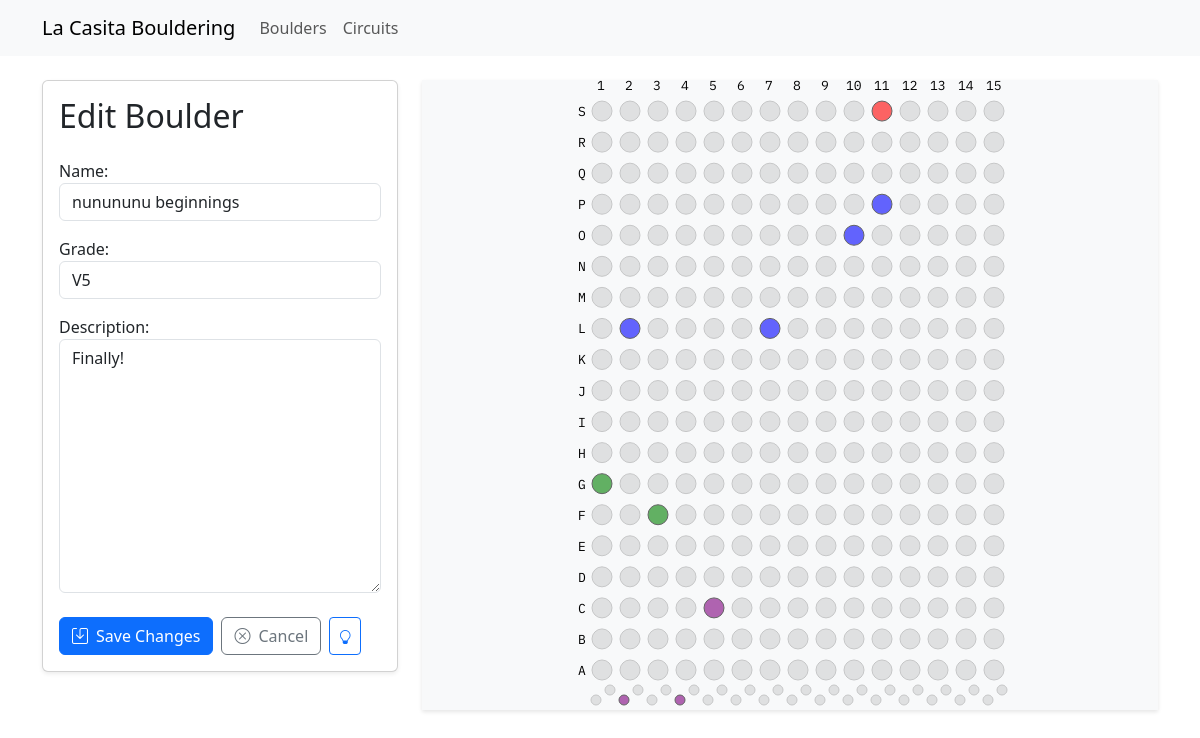
Screenshot of /35/edit/ with the database file from the repository.
### boulders/models.py (models this page shows, shortened)
class BaseClimb(models.Model):
    name = models.CharField(max_length=100)
    description = models.TextField(blank=True)
    date_set = models.DateTimeField(auto_now_add=True)
    class Meta:
        abstract = True

class Boulder(BaseClimb):
    grade = models.IntegerField(null=True, blank=True)
    holds_hands_only = models.JSONField(default=list, blank=True)
    holds_feet_only = models.JSONField(default=list, blank=True)
    holds_general = models.JSONField(default=list, blank=True)
    holds_finish = models.JSONField(default=list)
    holds_start = models.JSONField(default=list)

### boulders/views.py (the view)
# urls.py: path("<int:pk>/edit/", views.EditBoulderView.as_view(), name="edit_boulder_view"),
class EditBoulderView(UpdateView):
    model = Boulder
    form_class = BoulderForm
    template_name = 'boulders/edit.html'
    success_url = reverse_lazy('boulders:index')

### boulders/forms.py (shortened to what this page needs)
class BoulderForm(forms.ModelForm):
    GRADE_CHOICES = [(None, 'Project')] + [(i, 'V' + str(i)) for i in range(0, 18)]
    grade = forms.TypedChoiceField(
        choices=GRADE_CHOICES,
        coerce=int,
        widget=forms.Select(attrs={'class': 'form-control'}),
        required=False,
        empty_value=None
    )
    class Meta:
        model = Boulder
        fields = ['name', 'grade', 'description', 'holds_hands_only', 'holds_feet_only', 'holds_general', 'holds_finish', 'holds_start']
        hold_fields = ['holds_start', 'holds_general', 'holds_finish', 'holds_feet_only', 'holds_hands_only']
        widgets = {
            'name': forms.TextInput(attrs={'class': 'form-control'}),
            'description': forms.Textarea(attrs={'class': 'form-control'}),
            **{field: forms.HiddenInput(attrs={'class': 'form-control boulder-hold-input'}) for field in hold_fields}
        }
    def __init__(self, *args, **kwargs):
        super().__init__(*args, **kwargs)
        if self.instance.pk and isinstance(self.instance.grade, int):
            self.initial['grade'] = self.instance.grade

### boulders/templates/boulders/edit.html (shortened to what this page needs)
{% extends "boulders/base_boulder.html" %}
{% load static %}
{% block content %}
<div class="card shadow-sm">
    <div class="card-body">
        <h2 class="card-title mb-4">Edit Boulder</h2>
        <form method="post" id="boulderForm">
            <div class="mb-3">
                {{ form.name.label_tag }}
                {{ form.name }}
            </div>
            <div class="mb-3">
                {{ form.grade.label_tag }}
                {{ form.grade }}
            </div>
            <div class="mb-3">
                {{ form.description.label_tag }}
                {{ form.description }}
            </div>
            <div class="d-flex gap-2 mt-4">
                <button type="submit" class="btn btn-primary">
                    <i class="bi bi-save me-2"></i>Save Changes
                </button>
                <a href="{% url 'boulders:boulder_view' pk=object.pk %}" class="btn btn-outline-secondary">
                    <i class="bi bi-x-circle me-2"></i>Cancel
                </a>
                <button type="button"
                    class="btn btn-sm btn-outline-primary off"
                    id="light-button"
                >
                    <i class="bi bi-lightbulb"></i>
                </button>
            </div>
        </form>
    </div>
</div>
{% endblock %}

### rows the page displays
Boulder: name "nunununu beginnings", grade "V5", description "Finally!"
